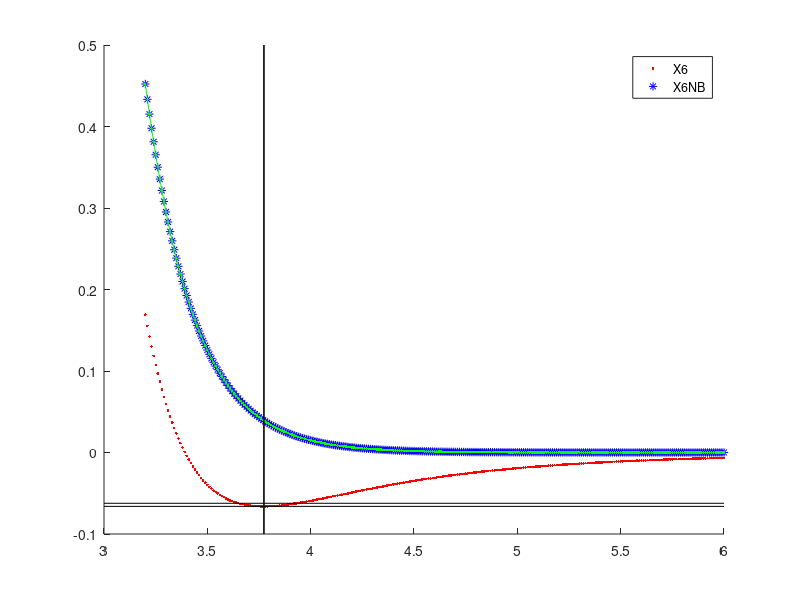

Here is the MATLAB script that generated this plot:


X6poten = @(para, rho)( ...
    para(1)/(para(2) - 6.)* ...
    (6 * exp(para(2).*(1 - rho)) - para(2)./(rho.^6)) ...
);


X6potenNB = @(para, rho)( ...
    para(1)/(para(2) - 6.)* ...
    (6 * exp(para(2).*(1 - rho))) ...
);

X6Spoten = @(para, rho)( ...
    para(1) /(para(2) - 6.)* ...
    (6./para(3)* exp((para(3) * para(2)).*(1 - rho)) - para(2)./(rho.^6)) ...
);

LGfunc = @(para, rho)( ...
    1);

fitFUNC1 = @(para, rho)(para(1)* exp(para(2).*rho +para(3))); % A exp (x R + B)


rr = 3.2:0.01: 6;
rrf = 3.2:0.2: 6;




rho = rr./3.7727;
rhof = rrf/3.7727;
beta0 = [0.0661 , 16.0944];

beta_ = [14.5646  -16.0944   10.1790];
yNB = X6potenNB(beta0, rhof);

opts = statset('MaxIter',9000);
betaf = nlinfit(rhof, yNB, fitFUNC1, beta_, opts);
disp(betaf);



y = X6poten(beta0, rho);
yNB = X6potenNB(beta0, rho);
rhos = rr./3.7750;
beta1 = [0.0623 , 16.0944 , 1.1];

ys = X6Spoten(beta1, rhos);
% kappa = 6*beta1(2)*(beta1(2)*beta1(3)- 7.)/ (beta1(2)-6.);



%vpasolve(4*x^4 + 3*x^3 + 2*x^2 + x + 5 == 0, x)
figure; hold on;
plotX6 = plot(rr, y, 'r.');
% plotX6S= plot(rr, ys, 'b.');
plotX6NB= plot(rr, yNB, 'b*');
yNB = fitFUNC1(betaf, rho);
 plot(rr, yNB, 'g.-');


plot(xlim, [-0.0661 -0.0661], 'k-');
plot(xlim, [-0.0623 -0.0623], 'k-');

plot([3.7750 3.7750], ylim, 'k-');
plot([3.7727 3.7727], ylim, 'k-');
h = legend([plotX6, plotX6NB], 'X6', 'X6NB');

% value = X6Spoten(beta1, 1)

%axis([3 6 -0.1 0.1]);

% 102.4 * 10.0944/6/16.0944+7)/16.0944
% syms x;
% eqn = 87.0 == 6*x*(x-7)/(x-6)
% solx = vpasolve(eqn, x);
% disp(solx)
